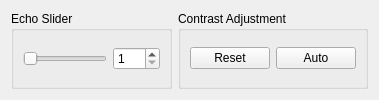
                     <widget class="QWidget" name="tabWidget_time01">
                      <attribute name="title">
                       <string>Echo 4</string>
                      </attribute>
                      <layout class="QGridLayout" name="gridLayout_62">
                       <item row="0" column="0">
                        <widget class="QGroupBox" name="groupBox_41">
                         <property name="font">
                          <font>
                           <pointsize>9</pointsize>
                           <bold>false</bold>
                          </font>
                         </property>
                         <property name="toolTip">
                          <string>Scrub through this panel's timepoint independently of the other two orthogonal views, so you can compare different frames of the same 4D scan side by side.</string>
                         </property>
                         <property name="title">
                          <string>Echo Slider</string>
                         </property>
                         <layout class="QGridLayout" name="gridLayout_60">
                          <item row="0" column="0">
                           <widget class="QSlider" name="changetimestamp_data01">
                            <property name="toolTip">
                             <string>Drag to jump to a different timepoint (frame) of the 4D scan for this panel; stays synced with the spin box next to it.</string>
                            </property>
                            <property name="styleSheet">
                             <string notr="true"/>
                            </property>
                            <property name="maximum">
                             <number>99</number>
                            </property>
                            <property name="singleStep">
                             <number>1</number>
                            </property>
                            <property name="pageStep">
                             <number>1</number>
                            </property>
                            <property name="value">
                             <number>0</number>
                            </property>
                            <property name="orientation">
                             <enum>Qt::Horizontal</enum>
                            </property>
                           </widget>
                          </item>
                          <item row="0" column="1">
                           <widget class="QSpinBox" name="displaytimestamp_data01">
                            <property name="toolTip">
                             <string>Current timepoint (frame) index shown in this panel; stays synced with the slider next to it.</string>
                            </property>
                            <property name="buttonSymbols">
                             <enum>QAbstractSpinBox::UpDownArrows</enum>
                            </property>
                            <property name="minimum">
                             <number>1</number>
                            </property>
                            <property name="maximum">
                             <number>120</number>
                            </property>
                           </widget>
                          </item>
                         </layout>
                        </widget>
                       </item>
                       <item row="0" column="1">
                        <widget class="QGroupBox" name="groupBox_42">
                         <property name="font">
                          <font>
                           <pointsize>9</pointsize>
                           <bold>false</bold>
                          </font>
                         </property>
                         <property name="toolTip">
                          <string>Adjust this panel's window/level (contrast/brightness) with the sliders, or use Auto/Reset.</string>
                         </property>
                         <property name="title">
                          <string>Contrast Adjustment</string>
                         </property>
                         <layout class="QGridLayout" name="gridLayout_61">
                          <item row="0" column="1">
                           <widget class="QPushButton" name="pushButton_auto_data01">
                            <property name="toolTip">
                             <string>Automatically compute contrast/brightness (window/level) from this panel's intensity range (Ctrl+J does this for every panel at once).</string>
                            </property>
                            <property name="text">
                             <string>Auto</string>
                            </property>
                           </widget>
                          </item>
                          <item row="0" column="0">
                           <widget class="QPushButton" name="pushButton_reset_data01">
                            <property name="toolTip">
                             <string>Reset this panel's contrast/brightness (window/level) back to the volume's initial values.</string>
                            </property>
                            <property name="text">
                             <string>Reset</string>
                            </property>
                           </widget>
                          </item>
                         </layout>
                        </widget>
                       </item>
                      </layout>
                     </widget>
